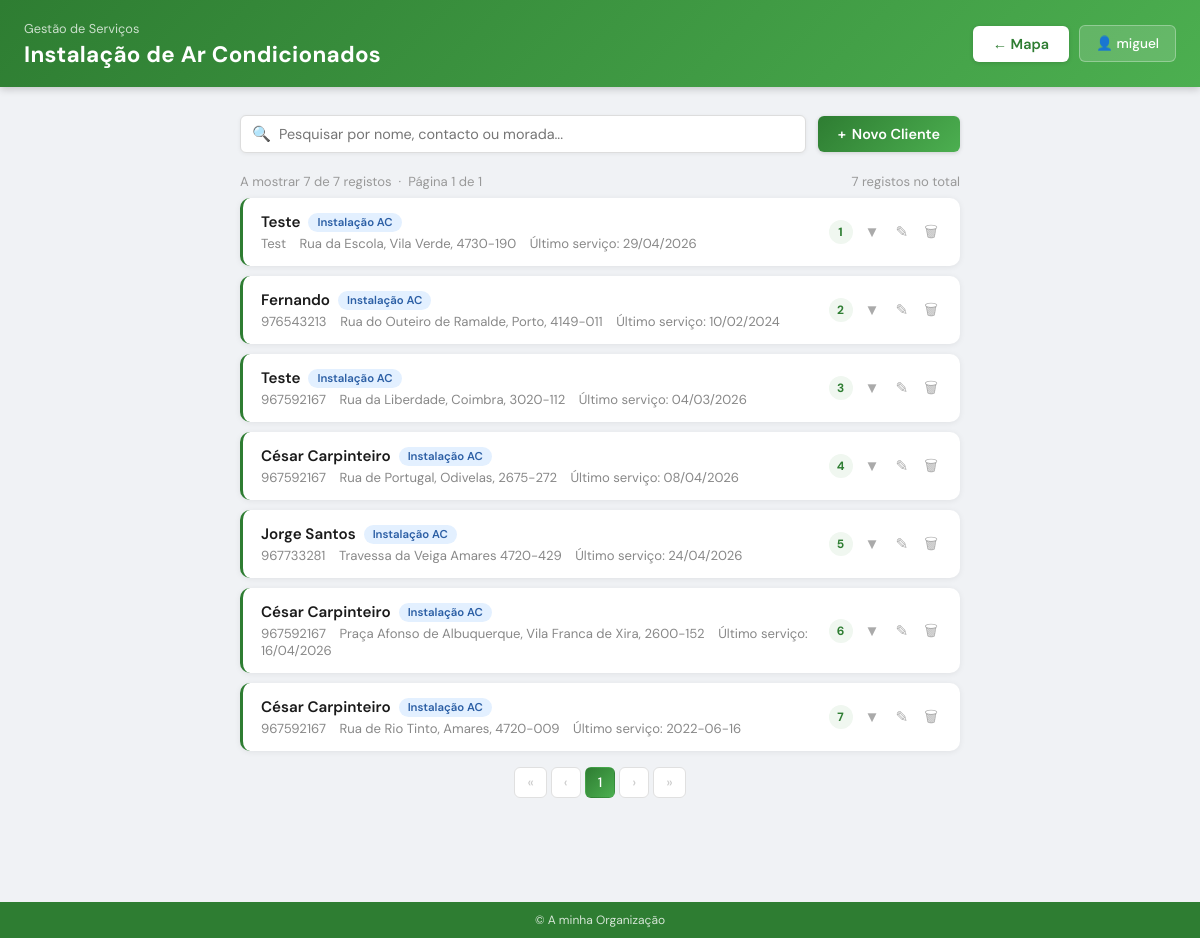
Screenshot of /test (signed in) with the database file from the repository.
### models.py (models this page shows)
class Usuario(UserMixin, db.Model):
    __tablename__ = 'usuario'
    id = db.Column(db.Integer, primary_key=True)
    nome = db.Column(db.String(30), unique=True)
    senha = db.Column(db.String())
    is_admin = db.Column(db.Boolean, default=False)
    email = db.Column(db.String(120))
    telefone = db.Column(db.String(30))
    nome_completo = db.Column(db.String(200))
    cargo = db.Column(db.String(100))
    org_id = db.Column(db.Integer, db.ForeignKey('organizacao.id'), nullable=True)

class Registo(db.Model):
    __tablename__ = 'registos'
    id = db.Column(db.Integer, primary_key=True)
    nome = db.Column(db.String(100), nullable=False)
    email = db.Column(db.String(100), nullable=True)
    contacto = db.Column(db.String(20), nullable=True)
    num_maquinas = db.Column(db.Integer, nullable=True)
    marca = db.Column(db.String(100), nullable=True)
    data_instalacao = db.Column(db.String(20), nullable=True)
    proxima_manutencao = db.Column(db.String(20), nullable=True)
    tipo_servico = db.Column(db.String(100), nullable=True)
    morada = db.Column(db.String(300), nullable=True)
    latitude = db.Column(db.Float, nullable=True)
    longitude = db.Column(db.Float, nullable=True)
    valor_pago = db.Column(db.Float, nullable=True)
    org_id = db.Column(db.Integer, db.ForeignKey('organizacao.id'), nullable=True)
    servicos = db.relationship('Servico', backref='registo', lazy=True, cascade='all, delete-orphan')

class Servico(db.Model):
    __tablename__ = 'servicos'
    id = db.Column(db.Integer, primary_key=True)
    registo_id = db.Column(db.Integer, db.ForeignKey('registos.id'), nullable=False)
    org_id = db.Column(db.Integer, db.ForeignKey('organizacao.id'), nullable=True)
    tipo_servico = db.Column(db.String(100), nullable=True)
    data_servico = db.Column(db.String(20), nullable=True)
    proxima_manutencao = db.Column(db.String(20), nullable=True)
    num_maquinas = db.Column(db.Integer, nullable=True)
    marca = db.Column(db.String(100), nullable=True)
    valor_pago = db.Column(db.Float, nullable=True)
    notas = db.Column(db.String(500), nullable=True)
    duracao_horas = db.Column(db.Float, nullable=True)
    created_at = db.Column(db.String(20), default=lambda: datetime.now().strftime('%d/%m/%Y'))

### main.py (the view, shortened to what this page needs)
@app.route('/test', methods=['GET', 'POST'])
@login_required
def nova_pagina():
    is_admin = current_user.is_admin
    page = request.args.get('page', 1, type=int)
    per_page = 25
    base_query = db.session.query(Registo).filter_by(org_id=current_user.org_id)
    total_registos = base_query.count()
    total_pages = (total_registos + per_page - 1) // per_page
    registos = base_query.order_by(Registo.id.desc()).offset((page - 1) * per_page).limit(per_page).all()
    tipos_servico = db.session.query(TipoServico).filter_by(org_id=current_user.org_id).all()
    return render_template('test.html', registos=registos, current_user=current_user, is_admin=is_admin,
                           page=page, total_pages=total_pages, total_registos=total_registos,
                           tipos_servico=tipos_servico)

### main.py (called while the page is built, shortened)
@lm.user_loader
def user_loader(id):
    return db.session.query(Usuario).filter_by(id=id).first()

@app.context_processor
def inject_org():
    try:
        return dict(org_nome='A minha Organização', org=None, tem_mapa=True)
    except:
        return dict(org_nome='A minha Organização', org=None, tem_mapa=True)

### templates/test.html (shortened to what this page needs)
<!DOCTYPE html>
<html lang="pt">
<head>
</head>
<body>
    <div class="page-header">
        <div>
            <div class="subtitle">Gestão de Serviços</div>
            <h1>Instalação de Ar Condicionados</h1>
        </div>
        <div class="header-actions">
            {% if tem_mapa %}
            <a href="/">← Mapa</a>
            {% endif %}
            <a href="/perfil" class="user-pill">👤 {{ current_user.nome }}</a>
        </div>
    </div>
    <div class="toolbar">
        {% if registos %}
        <div class="search-box">
            <span class="search-icon">&#128269;</span>
            <input type="text" id="searchInput" placeholder="Pesquisar por nome, contacto ou morada..." oninput="pesquisar()">
        </div>
        {% endif %}
        <button class="btn-new" onclick="toggleForm()">
            <span id="formBtnIcon">+</span> Novo Cliente
        </button>
    </div>
    {% if registos %}
    <div class="page-info">
        <span>A mostrar {{ registos|length }} de {{ total_registos }} registos &nbsp;·&nbsp; Página {{ page }} de {{ total_pages }}</span>
        <span id="registosCount">{{ total_registos }} registos no total</span>
    </div>
    <div class="registos-container">
        {% for r in registos %}
        {% set ultimo = r.servicos | sort(attribute='data_servico', reverse=True) | first if r.servicos else none %}
        <div class="registo-card" data-search="{{ r.nome }} {{ r.contacto }} {{ r.morada }}">
            <div class="registo-header">
                <div>
                    <div class="client-name">
                        {{ r.nome }}
                        {% if ultimo and ultimo.tipo_servico %}
                        <span class="tipo-badge">{{ ultimo.tipo_servico }}</span>
                        {% endif %}
                    </div>
                    <div class="client-sub">
                        <span>{{ r.contacto or '—' }}</span>
                        <span>{{ r.morada or '—' }}</span>
                        {% if ultimo %}
                        <span>Último serviço: {{ ultimo.data_servico or '—' }}</span>
                        {% endif %}
                    </div>
                </div>
                <div class="card-actions">
                    <div class="card-num">{{ loop.index + (page - 1) * 25 }}</div>
                    <button class="icon-btn toggle-btn" onclick="toggleDetail(this)" title="Histórico">&#9660;</button>
                    <button class="icon-btn edit" onclick="toggleEdit(this)" title="Editar cliente">&#9998;</button>
                    <form method="POST" action="/test/delete/{{ r.id }}" style="margin:0;" id="deleteForm-{{ r.id }}">
                        <button type="button" class="icon-btn danger" onclick="openModal('deleteForm-{{ r.id }}')">&#128465;</button>
                    </form>
                </div>
            </div>
        </div>
        {% endfor %}
    </div>
    <div class="pagination">
        {% if page > 1 %}
        <a href="{{ url_for('nova_pagina', page=1) }}">«</a>
        <a href="{{ url_for('nova_pagina', page=page-1) }}">‹</a>
        {% else %}
        <span class="disabled">«</span>
        <span class="disabled">‹</span>
        {% endif %}
        {% for p in range([1, page-2]|max, [total_pages+1, page+3]|min) %}
        <a href="{{ url_for('nova_pagina', page=p) }}" class="{{ 'active' if p == page else '' }}">{{ p }}</a>
        {% endfor %}
        {% if page < total_pages %}
        <a href="{{ url_for('nova_pagina', page=page+1) }}">›</a>
        <a href="{{ url_for('nova_pagina', page=total_pages) }}">»</a>
        {% else %}
        <span class="disabled">›</span>
        <span class="disabled">»</span>
        {% endif %}
    </div>
    {% endif %}
    <footer>&copy; {{ org_nome }}</footer>
</body>
</html>

### templates/test.html (style rules this page uses)
* { box-sizing: border-box; margin: 0; padding: 0; }
body { font-family: 'DM Sans', sans-serif; background-color: #f0f2f5; padding-bottom: 60px; }
.page-header { background: linear-gradient(135deg, #2e7d32, #4CAF50); padding: 18px 24px; display: flex; align-items: center; justify-content: space-between; flex-shrink: 0; box-shadow: 0 2px 8px rgba(0,0,0,0.2); }
.page-header .subtitle { font-size: 0.8em; color: rgba(255,255,255,0.75); margin-top: 2px; }
.page-header h1 { font-size: 1.4em; color: white; font-weight: 700; letter-spacing: 0.3px; margin-top: 3px; }
.header-actions { display: flex; align-items: center; gap: 10px; margin-left: auto; }
.header-actions a { all: unset; padding: 9px 20px; background: white; color: #2e7d32; text-decoration: none; border-radius: 6px; font-size: 0.9em; font-weight: 600; white-space: nowrap; box-shadow: 0 1px 4px rgba(0,0,0,0.15); transition: background 0.2s; cursor: pointer; font-family: 'DM Sans', sans-serif; display: inline-block; }
.header-actions a.user-pill { all: unset; padding: 9px 16px; background: rgba(255,255,255,0.15); color: white; border: 1px solid rgba(255,255,255,0.3); border-radius: 6px; font-size: 0.85em; font-weight: 500; white-space: nowrap; cursor: pointer; font-family: 'DM Sans', sans-serif; display: flex; align-items: center; gap: 8px; box-shadow: none; text-decoration: none; }
.toolbar { width: 60%; margin: 28px auto 0 auto; display: flex; justify-content: space-between; align-items: center; gap: 12px; }
.search-box { flex: 1; position: relative; }
.search-box input { width: 100%; padding: 9px 14px 9px 38px; border: 1px solid #ddd; border-radius: 6px; font-size: 0.9em; background: white; box-shadow: 0 1px 4px rgba(0,0,0,0.06); font-family: 'DM Sans', sans-serif; color: #333; }
.search-icon { position: absolute; left: 12px; top: 50%; transform: translateY(-50%); color: #aaa; font-size: 0.95em; pointer-events: none; }
.btn-new { padding: 9px 20px; background: linear-gradient(135deg, #2e7d32, #4CAF50); color: white; border: none; border-radius: 6px; font-size: 0.9em; font-weight: 600; cursor: pointer; box-shadow: 0 1px 4px rgba(0,0,0,0.15); transition: opacity 0.2s; white-space: nowrap; font-family: 'DM Sans', sans-serif; display: flex; align-items: center; gap: 6px; }
.page-info { width: 60%; margin: 20px auto 8px auto; font-size: 0.82em; color: #999; display: flex; justify-content: space-between; align-items: center; }
.registos-container { width: 60%; margin: 0 auto; }
.registo-card { background: white; border-radius: 10px; margin-bottom: 10px; overflow: hidden; box-shadow: 0 1px 6px rgba(0,0,0,0.07); border-left: 3px solid #2e7d32; transition: box-shadow 0.2s; }
.registo-header { padding: 14px 18px; display: flex; justify-content: space-between; align-items: center; }
.client-name { font-weight: 600; font-size: 0.95em; color: #1a1a1a; margin-bottom: 3px; display: flex; align-items: center; gap: 8px; }
.client-sub { color: #888; font-size: 0.82em; }
.client-sub span { margin-right: 10px; }
.tipo-badge { background: #e3f0ff; color: #2c5fa5; padding: 2px 9px; border-radius: 10px; font-size: 0.75em; font-weight: 600; }
.card-actions { display: flex; align-items: center; gap: 8px; }
.card-num { background: #f0f7f0; color: #2e7d32; border-radius: 50%; width: 24px; height: 24px; display: flex; align-items: center; justify-content: center; font-weight: 700; font-size: 0.75em; flex-shrink: 0; }
.icon-btn { background: none; border: none; cursor: pointer; color: #aaa; font-size: 0.95em; padding: 4px; transition: color 0.15s, transform 0.15s; line-height: 1; }
.toggle-btn { transition: transform 0.25s; }
.pagination { width: 60%; margin: 16px auto 80px auto; display: flex; justify-content: center; align-items: center; gap: 4px; flex-wrap: wrap; }
.pagination a, .pagination span { padding: 6px 12px; border-radius: 6px; font-size: 0.85em; text-decoration: none; border: 1px solid #e0e0e0; background: white; color: #2e7d32; font-weight: 500; transition: all 0.2s; font-family: 'DM Sans', sans-serif; }
.pagination .active { background: linear-gradient(135deg, #2e7d32, #4CAF50); color: white; border-color: transparent; }
.pagination .disabled { color: #ccc; pointer-events: none; }
footer { text-align: center; padding: 10px; background: #2e7d32; color: rgba(255,255,255,0.8); font-size: 12px; position: fixed; bottom: 0; width: 100%; }

### rows the page displays
Usuario: nome "miguel"
Registo: nome "Teste", contacto "Test", morada "Rua da Escola, Vila Verde, 4730-190"
Servico: tipo_servico "Instalação AC", data_servico "29/04/2026"
Registo: nome "Fernando", contacto "976543213", morada "Rua do Outeiro de Ramalde, Porto, 4149-011"
Servico: tipo_servico "Instalação AC", data_servico "10/02/2024"
Registo: nome "Teste", contacto "967592167", morada "Rua da Liberdade, Coimbra, 3020-112"
Servico: tipo_servico "Instalação AC", data_servico "04/03/2026"
Registo: nome "César Carpinteiro", contacto "967592167", morada "Rua de Portugal, Odivelas, 2675-272"
Servico: tipo_servico "Instalação AC", data_servico "08/04/2026"
Registo: nome "Jorge Santos", contacto "967733281", morada "Travessa da Veiga Amares 4720-429"
Servico: tipo_servico "Instalação AC", data_servico "24/04/2026"
Registo: nome "César Carpinteiro", contacto "967592167", morada "Praça Afonso de Albuquerque, Vila Franca de Xira, 2600-152"
Servico: tipo_servico "Instalação AC", data_servico "16/04/2026"
Registo: nome "César Carpinteiro", contacto "967592167", morada "Rua de Rio Tinto, Amares, 4720-009"
Servico: tipo_servico "Instalação AC", data_servico "2022-06-16"

### other values shown
{{ registos|length }} "7"
{{ total_registos }} "7"
{{ page }} "1"
{{ total_pages }} "1"
{{ p }} "1"
{{ org_nome }} "A minha Organização"
